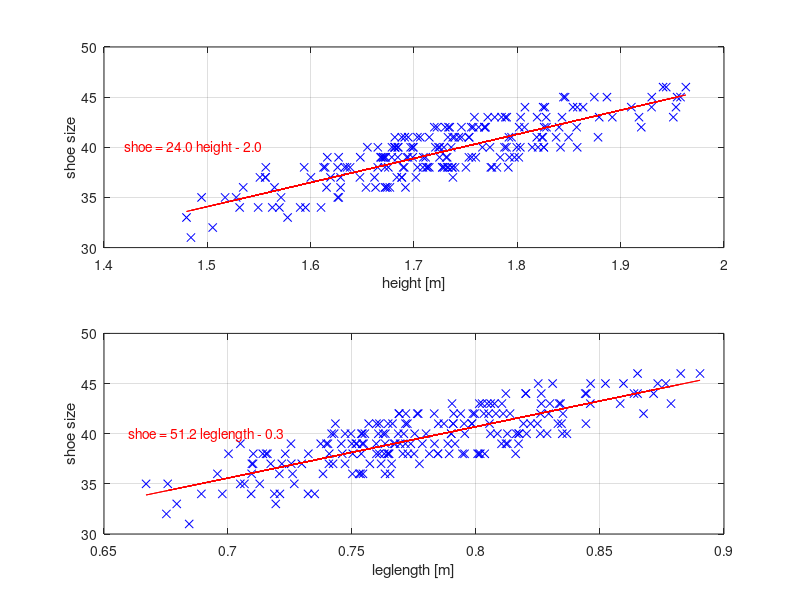
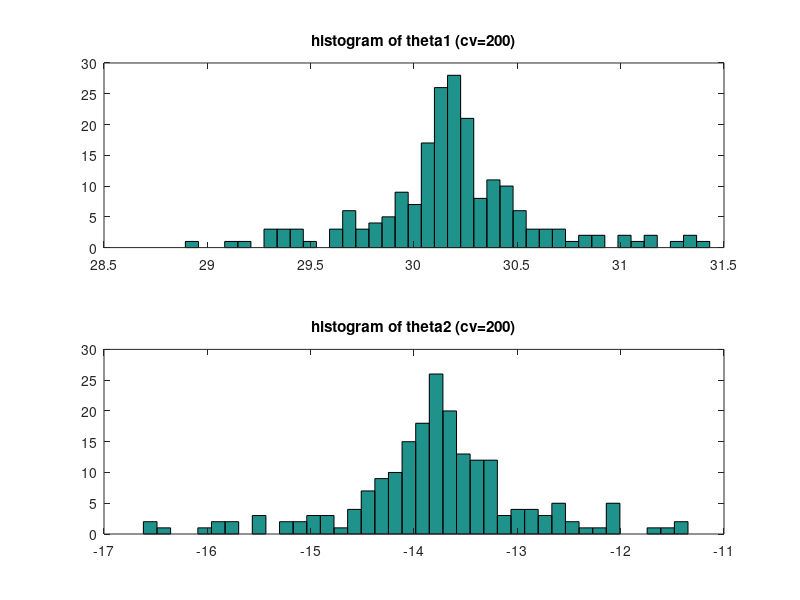
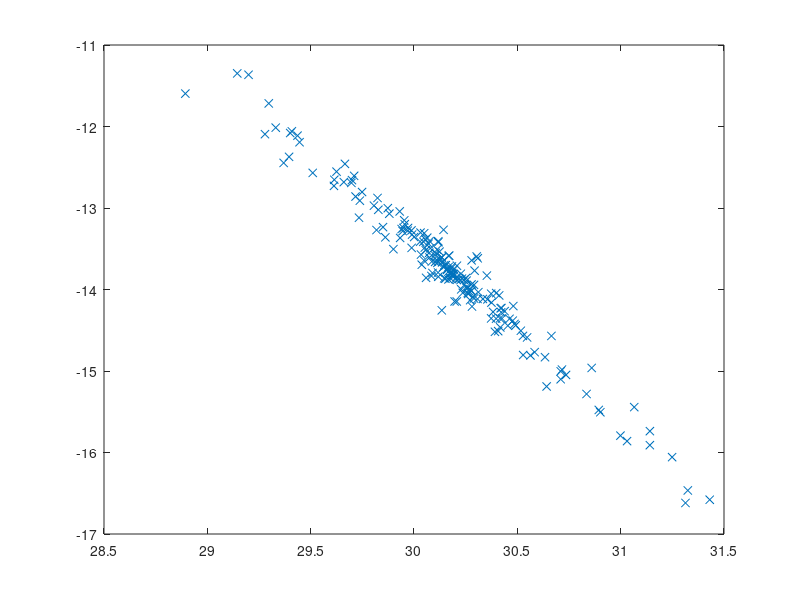

Write MATLAB code to recreate these figures, in order.
% Example from Lecture 01 / Lecture 02
% close all; clear

load Lec1_shoedata.mat


% Plot  data
figure(1)
subplot(211)
plot(height,shoe,'bx')
xlabel('height [m]')
ylabel('shoe size')
hold on; grid on
subplot(212)
plot(leg,shoe,'bx')
xlabel('leglength [m]')
ylabel('shoe size')
hold on; grid on

% Fit linear lines to data
subplot(211); 
p1 = polyfit(height,shoe,1);
Ypred1 = polyval(p1,height);
plot(height,Ypred1,'r')
text(1.42,40,'shoe = 24.0 height - 2.0','color','red')

subplot(212); 
p2 = polyfit(leg,shoe,1);
Ypred2 = polyval(p2,leg);
plot(leg,Ypred2,'r')
text(0.66,40,'shoe = 51.2 leglength - 0.3','color','red')


%%
% Standard LS estimation
% Using height and leg data and estimate also a bias
% The resulting estimated theta seems strange, can you explain the problem?

Y = shoe; 
%X1 = [height ones(N,1)];
%X2 = [leg    ones(N,1)];
X = [height leg ones(N,1)];     % Using both height and leglength

theta = X\Y                     % Solution to normal equations, same as inv(Xk'*Xk) * Xk' * y

%YpredLS = X*theta;
%rmsLS = sqrt(mean((YpredLS-Y).^2));

%%
% Linear regression analysis
%  training N times on different subset of data


thetav = zeros(3,N); 
Ypred = zeros(N,1);

for k = 1:N
    ind = [1:k-1 k+1:N];
    thetahat = X(ind,:) \ Y(ind); 
    Ypred(k) = X(k,:) * thetahat;
    thetav(:,k) = thetahat;
end

% Uncomment this to study results

rmseLOOCV  = sqrt(mean((Ypred-Y).^2))      % Leave-one-out CV performance


% 
figure(2)
subplot(211)
hist(thetav(1,:),40)
title('histogram of theta1 (cv=200)')
subplot(212)
hist(thetav(2,:),40)
title('histogram of theta2 (cv=200)')
    
% Hint: Any ideas from the results of this ?
% svd(Xk'*Xk)

figure(3)
plot(thetav(1,:), thetav(2,:),'x')

% corr([height leg Y])
    